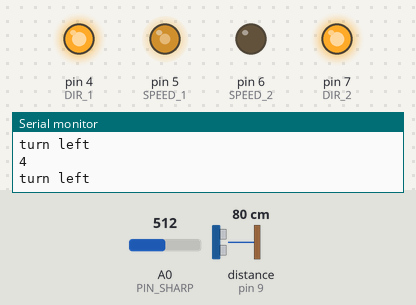
Simulated run of this sketch. Board: Arduino Uno, built with avr-gcc and run on an emulated ATmega328P. Parts: output pins drawn as LEDs (lit = HIGH), the last lines printed to the serial monitor. Wiring (inferred from the names in the program): ultrasonic range finder: trigger pin 8; echo pin 9. Dashed ring = blinking. Inputs (shaded band) come from the test bench; at power-on: distance to the obstacle (sensor on pin 9) 80 cm, A0 (PIN_SHARP) = 512. The echo pulse lasts 58.3 µs per cm; pins used as bus, display or sensor lines are not drawn.

Above: at 1.37 s.
1.4 s: distance to the obstacle (sensor on pin 9) set to 28 cm
4.4 s: distance to the obstacle (sensor on pin 9) set to 22 cm
7.4 s: A0 (PIN_SHARP) set to 306
10.4 s: distance to the obstacle (sensor on pin 9) set to 250 cm
At 11.7 s:
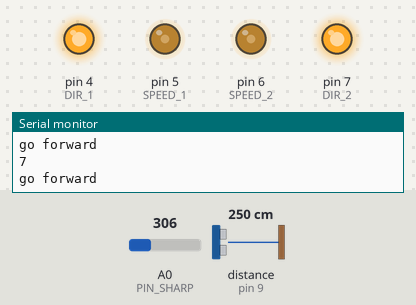
13.4 s: distance to the obstacle (sensor on pin 9) set to 2 cm
At 13.59 s:
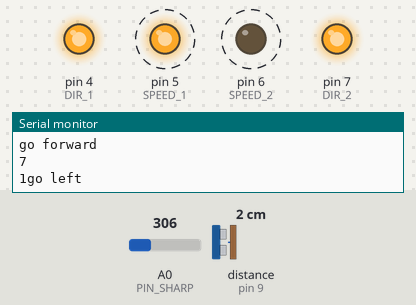
16.4 s: distance to the obstacle (sensor on pin 9) set to 35 cm
At 17.1 s:
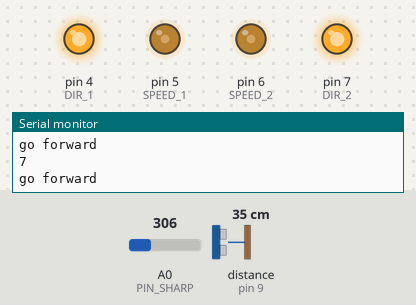
Timing chart, 0 to 19.0 s (numbered marks = the images above; inputs shaded):
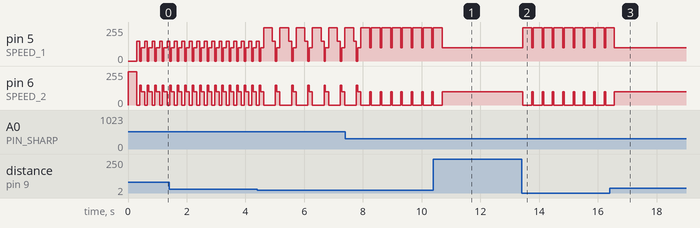

Measured:
- after the input at 10.4 s, pin 5 (SPEED_1), pin 6 (SPEED_2): goes on until 10.7 s, then stays 100/255
- after the input at 13.4 s, pin 5 (SPEED_1): alternates 250/255 for 0.30 s and 100/255 for 0.05 s, starting after 0.05 s; pin 6 (SPEED_2): alternates 100/255 for 0.05 s and 0/255 for 0.30 s, starting after 0.05 s
- after the input at 16.4 s, pin 5 (SPEED_1), pin 6 (SPEED_2): goes on until 16.6 s, then stays 100/255
- by itself, pin 6 (SPEED_2): moves between 0/255 and 150/255, repeating every 0.35 s

The sketch:

main.ino
```cpp
// Машинка тесла за пять минут

/* Разпиновки */

// Пины для 1 датчика

#define PIN_ECHO 9
#define PIN_TRIG 8

// Пины для 2 датчика

#define PIN_SHARP A0

// Пины для мотора

#define SPEED_1 5
#define DIR_1 4
#define SPEED_2 6
#define DIR_2 7

/* переменные */
long distanceForward(0), distanceRight(0);
long lastDistanceRight(0);


void setup() {
  Serial.begin(9600);

  pinMode(SPEED_1, OUTPUT);
  pinMode(DIR_1, OUTPUT);
  pinMode(SPEED_2, OUTPUT);
  pinMode(DIR_2, OUTPUT);

  pinMode(PIN_SHARP, INPUT);
  pinMode(PIN_TRIG, OUTPUT);
  pinMode(PIN_ECHO, INPUT);

  digitalWrite(DIR_1, HIGH);
  digitalWrite(DIR_2, HIGH);
  analogWrite(SPEED_1, 80);
  analogWrite(SPEED_2, 80);
}

void loop() {
  update_state();
  Serial.println(distanceRight);
}

long distance_forward(uint8_t trig=PIN_TRIG, uint8_t echo=PIN_ECHO) {
  digitalWrite(trig, LOW);
  delayMicroseconds(5);
  digitalWrite(trig, HIGH);

  delayMicroseconds(10);
  digitalWrite(trig, LOW);

  return ((pulseIn(echo, HIGH)) / 2) / 29.1;
}


long distance_right(float K = 12.298) {
  int16_t analog_value = analogRead(PIN_SHARP);
  float V = analog_value * 0.0048828125;

  return K * pow(V, -1.10);
}

int speed = 100;

void turnRight(int sp1=0, int sp2=80) {
  analogWrite(SPEED_1, sp1);
  analogWrite(SPEED_2, sp2);
}

void turnLeft(int sp1=80, int sp2=0) {
  analogWrite(SPEED_1, sp1);
  analogWrite(SPEED_2, sp2);
}

void goForward() {
  analogWrite(SPEED_1, speed);
  analogWrite(SPEED_2, speed);
}


void update_state() {

  distanceForward = distance_forward();

  lastDistanceRight = distanceRight;
  distanceRight = distance_right();
  if (distanceRight < 0) {
    distanceRight = 15;
  }

  if (distanceRight > lastDistanceRight * 2) {
    turnRight(0, 250);
      delay(300);
  }


  if (distanceForward < 25) {
    Serial.print(distanceForward);
    if (distanceRight > 15) {
      Serial.println("go right");
      turnRight(0, 250);
      delay(300);
    } else {
      Serial.println("go left");
      turnLeft(250, 0);
      delay(300);
    }
  }

  if (distanceRight > 10) { //turn right
    Serial.println("turn right");
    turnRight(0, 150);
    delay(100);
    turnLeft(150, 0);
    delay(50);
    goForward();
    delay(100);
  }
  else if (distanceRight < 7) { //turn left
  Serial.println("turn left");
    turnLeft(150, 0);
    delay(100);
    turnRight(0, 150);
    delay(50);
    goForward();
    delay(100);
  } else {
    Serial.println("go forward");
    goForward();
    delay(50);
  }


}
```
